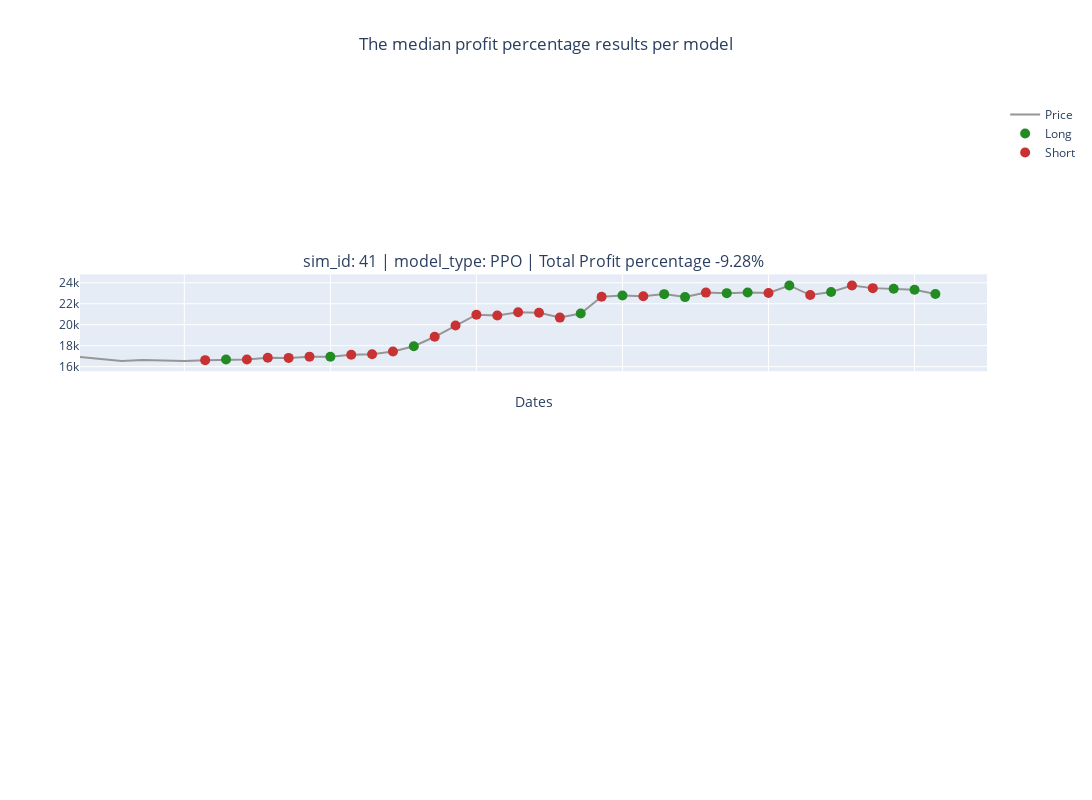

Source (notebook cell):
### Code cell
plot_robot_actions_all_models(config_file_name_without_extension, "", median_sim_id_PPO, "", "")
